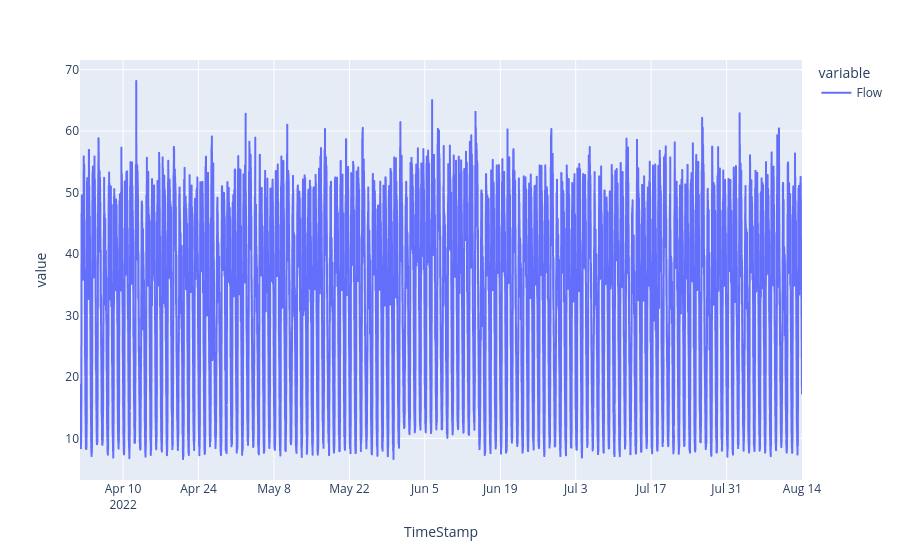

Here is the notebook cell this chart was saved with:
### Code cell
# Load Data
dma_flow = pd.read_csv(dma_path, index_col="TimeStamp", date_format="%d/%m/%Y %H:%M")
dma_flow["Flow"] = dma_flow["Flow"].ewm(alpha=0.75, adjust=False).mean()

# Preview Data
print(dma_flow.head())

# Plot Data
px.line(dma_flow, x=dma_flow.index, y=["Flow"])

### Figure 1 — Plotly figure (JSON) as saved in the notebook; plotly's stock layout.template omitted (floating-point values rounded to 4 significant figures; data arrays with more than 128 entries replaced by an {"elided": "..."} marker saying what was removed)
{"data": [{"hovertemplate": "variable=Flow<br>TimeStamp=%{x}<br>value=%{y}<extra></extra>", "legendgroup": "Flow", "line": {"color": "#636efa", "dash": "solid"}, "marker": {"symbol": "circle"}, "mode": "lines", "name": "Flow", "showlegend": true, "type": "scattergl", "x": {"elided": "38592 str values"}, "xaxis": "x", "y": {"elided": "38592 float values"}, "yaxis": "y"}], "layout": {"legend": {"title": {"text": "variable"}, "tracegroupgap": 0}, "margin": {"t": 60}, "xaxis": {"anchor": "y", "domain": [0, 1], "title": {"text": "TimeStamp"}}, "yaxis": {"anchor": "x", "domain": [0, 1], "title": {"text": "value"}}}}
